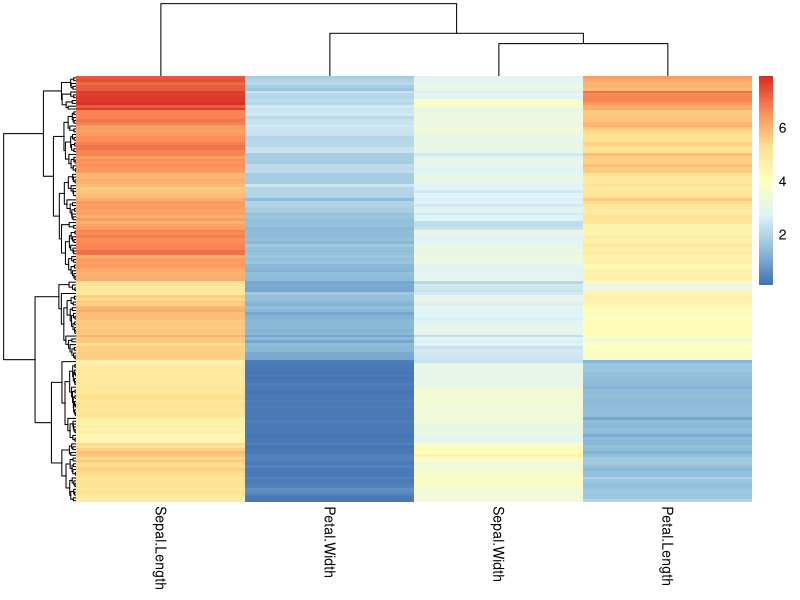

Generate this figure with R:
## ---- chunk 1
knitr::opts_chunk$set(echo = TRUE)
## ---- chunk 2
.libPaths(new = "/packages")
## ---- chunk 3
library(pheatmap)
## ---- chunk 4
pheatmap(as.matrix(iris[, -5]))
